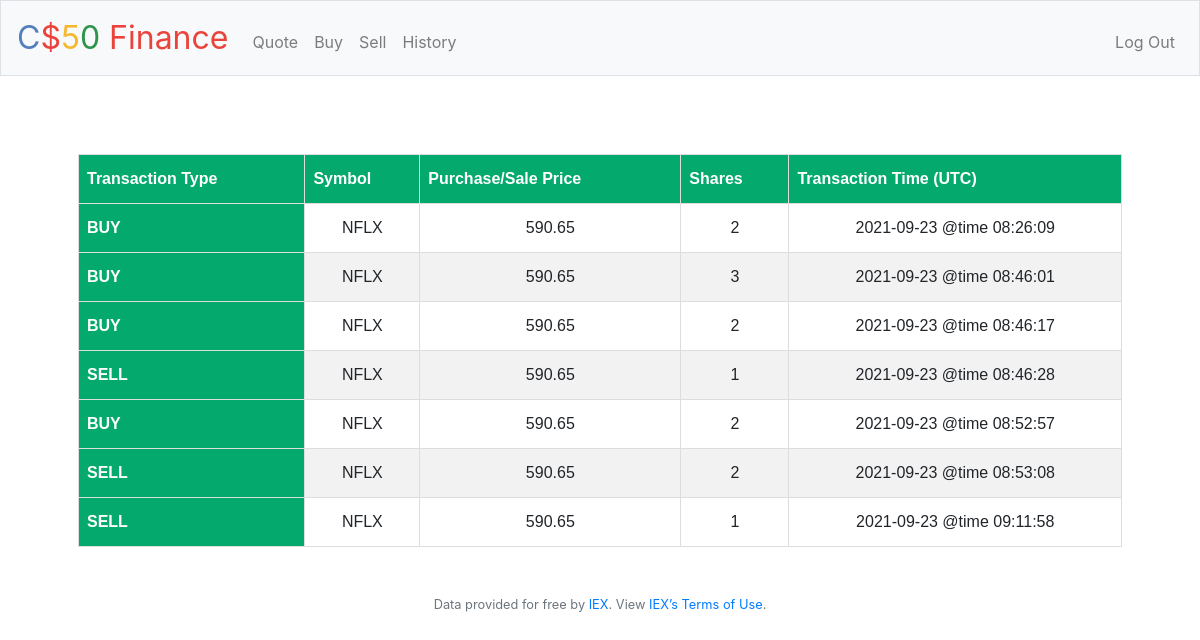
Screenshot of /history (signed in) with the database file from the repository.
### tables this page shows
CREATE TABLE orders (id INTEGER, user_id NUMERIC NOT NULL, symbol TEXT NOT NULL,             shares NUMERIC NOT NULL, price NUMERIC NOT NULL, timestamp TEXT, PRIMARY KEY(id),             FOREIGN KEY(user_id) REFERENCES users(id));

### application.py (the view)
@app.route("/history")
@login_required
def history():
    rows = db.execute("SELECT symbol, shares, price, timestamp FROM orders WHERE user_id = ?", session["user_id"])
    return render_template("history.html", rows = rows)

### application.py (called while the page is built)
@app.after_request
def after_request(response):
    response.headers["Cache-Control"] = "no-cache, no-store, must-revalidate"
    response.headers["Expires"] = 0
    response.headers["Pragma"] = "no-cache"
    return response

### helpers.py (called while the page is built)
def login_required(f):
    @wraps(f)
    def decorated_function(*args, **kwargs):
        if session.get("user_id") is None:
            return redirect("/login")
        return f(*args, **kwargs)
    return decorated_function

### templates/history.html (shortened to what this page needs)
{% extends "layout.html" %}
{% block main %}
    <table style='margin-top: 30px' id="customers">
      <thead>
        <tr>
          <th scope="col"> Transaction Type </th>
          <th scope="col"> Symbol </th>
          <th scope="col"> Purchase/Sale Price </th>
          <th scope="col"> Shares </th>
          <th scope="col"> Transaction Time (UTC) </th>
        </tr>
      </thead>
      <tbody>
        {% for row in rows %}
        <tr>
          <th scope="row">
              {{ "BUY" if row["shares"] > 0 else "SELL" }}
          </th>
          <td>  {{ row["symbol"] }}  </td>
          <td>  {{ row["price"] }}  </td>
          <td>  {{ row["shares"]|abs }}  </td>
          <td>  {{ row["timestamp"] }}  </td>
        </tr>
        {% endfor %}
      </body>
{% endblock %}

### templates/layout.html (shortened to what this page needs)
<!DOCTYPE html>
<html lang="en">
    <head>
        <link rel="stylesheet" href="https://cdn.jsdelivr.net/npm/bootstrap@4.5.3/dist/css/bootstrap.min.css">
        <link href="/static/styles.css" rel="stylesheet">
    </head>
    <body>
        <nav class="navbar navbar-expand-md navbar-light bg-light border">
            <a class="navbar-brand" href="/"><span class="blue">C</span><span class="red">$</span><span class="yellow">5</span><span class="green">0</span> <span class="red">Finance</span></a>
            <div class="collapse navbar-collapse" id="navbar">
                {% if session.user_id %}
                    <ul class="navbar-nav mr-auto mt-2">
                        <li class="nav-item"><a class="nav-link" href="/quote">Quote</a></li>
                        <li class="nav-item"><a class="nav-link" href="/buy">Buy</a></li>
                        <li class="nav-item"><a class="nav-link" href="/sell">Sell</a></li>
                        <li class="nav-item"><a class="nav-link" href="/history">History</a></li>
                    </ul>
                    <ul class="navbar-nav ml-auto mt-2">
                        <li class="nav-item"><a class="nav-link" href="/logout">Log Out</a></li>
                    </ul>
                {% else %}
                    <ul class="navbar-nav ml-auto mt-2">
                        <li class="nav-item"><a class="nav-link" href="/register">Register</a></li>
                        <li class="nav-item"><a class="nav-link" href="/login">Log In</a></li>
                    </ul>
                {% endif %}
            </div>
        </nav>
        <main class="container p-5">
            {% block main %}{% endblock %}
        <footer class="small text-center text-muted">
            Data provided for free by <a href="https://iextrading.com/developer">IEX</a>. View <a href="https://iextrading.com/api-exhibit-a/">IEX’s Terms of Use</a>.
        </footer>
    </body>
</html>

### static/styles.css (style rules this page uses)
#customers { font-family: Arial, Helvetica, sans-serif; border-collapse: collapse; width: 100%; }
#customers td, #customers th { border: 1px solid #ddd; padding: 8px; }
#customers tr:nth-child(even) { background-color: #f2f2f2; }
#customers th { padding-top: 12px; padding-bottom: 12px; text-align: left; background-color: #04AA6D; color: white; }
nav .navbar-brand { font-size: xx-large; }
nav .navbar-brand .blue { color: #537fbe; }
nav .navbar-brand .red { color: #ea433b; }
nav .navbar-brand .yellow { color: #f5b82e; }
nav .navbar-brand .green { color: #2e944b; }
main { overflow-x: auto; text-align: center; }

### rows the page displays
orders: shares "BUY", symbol "NFLX", price "590.65", shares|abs "2", timestamp "2021-09-23 @time 08:26:09"
orders: shares "BUY", symbol "NFLX", price "590.65", shares|abs "3", timestamp "2021-09-23 @time 08:46:01"
orders: shares "BUY", symbol "NFLX", price "590.65", shares|abs "2", timestamp "2021-09-23 @time 08:46:17"
orders: shares "SELL", symbol "NFLX", price "590.65", shares|abs "1", timestamp "2021-09-23 @time 08:46:28"
orders: shares "BUY", symbol "NFLX", price "590.65", shares|abs "2", timestamp "2021-09-23 @time 08:52:57"
orders: shares "SELL", symbol "NFLX", price "590.65", shares|abs "2", timestamp "2021-09-23 @time 08:53:08"
orders: shares "SELL", symbol "NFLX", price "590.65", shares|abs "1", timestamp "2021-09-23 @time 09:11:58"
